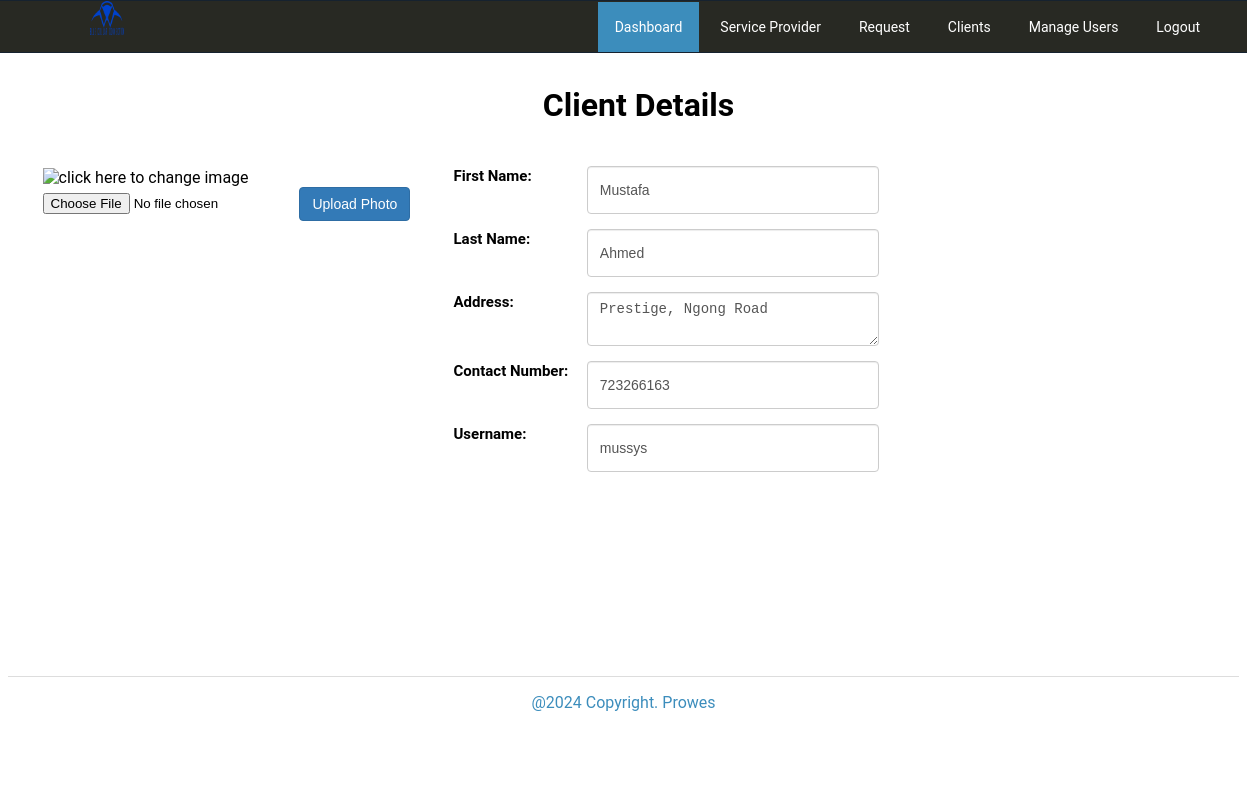
/admin/client/index.php?view=view&id=1 (signed in), run on an earlier commit of the app's database.
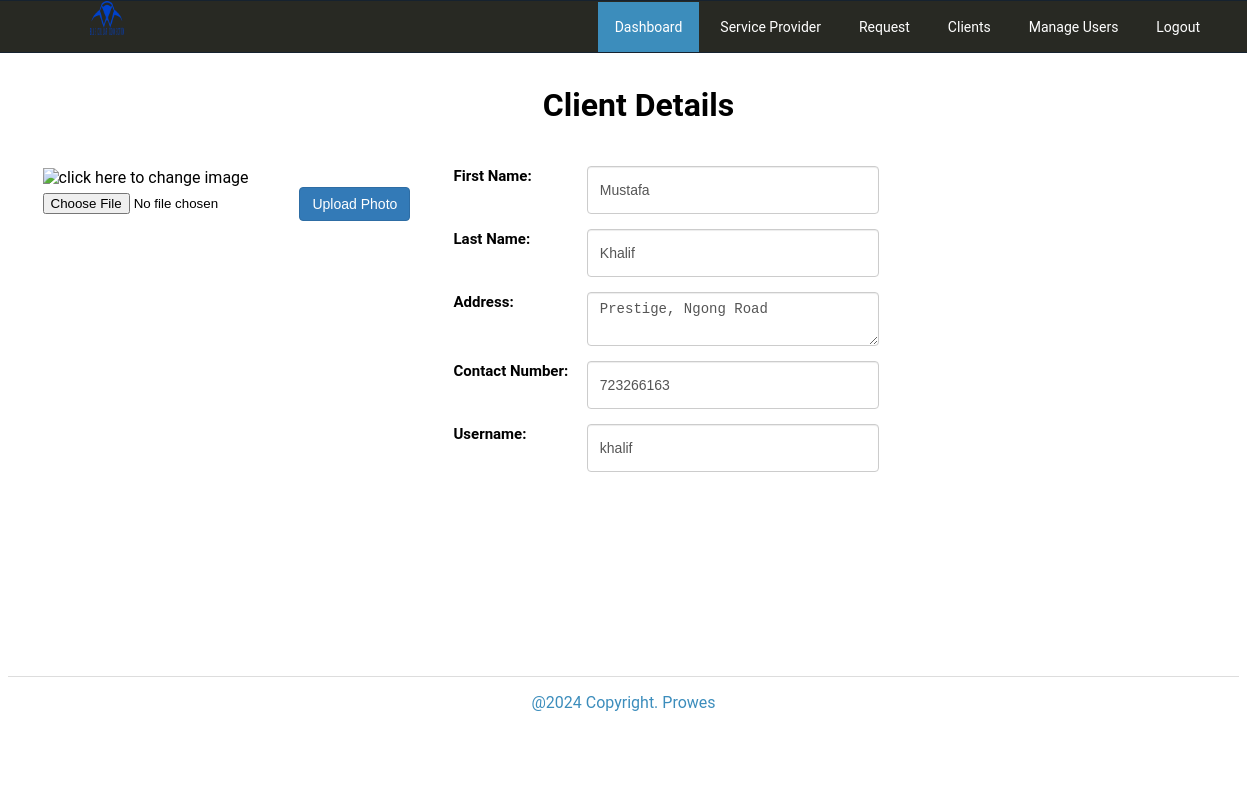
And on a later commit of the database.
### tables this page shows
CREATE TABLE `tblclients` (
  `ClientID` int(11) NOT NULL,
  `Fname` varchar(90) NOT NULL,
  `Lname` varchar(90) NOT NULL,
  `Address` text NOT NULL,
  `ContactNo` varchar(30) NOT NULL,
  `Status` varchar(90) NOT NULL DEFAULT 'Pending',
  `cUsername` varchar(90) NOT NULL,
  `cPassword` varchar(90) NOT NULL,
  `PicLoc` text NOT NULL
);

### admin/client/index.php (called while the page is built, shortened)
<?php
require_once("../nav/navigation.php");
?>

### includes/database.php (called while the page is built, shortened)
<?php
class Database
{
    public $sql_string = '';
    private $conn;
    public function open_connection()
    {
        $this->conn = new mysqli(server, user, pass, database_name);
    }
    public function setQuery($sql = '')
    {
        $this->sql_string = $sql;
    }
    public function executeQuery()
    {
        $result = $this->conn->query($this->sql_string);
        return $result;
    }
    private function confirm_query($result)
    {
        return $result;
    }
    public function loadSingleResult()
    {
        $cur = $this->executeQuery();
        while ($row = $cur->fetch_object()) {
            return $data = $row;
        }
    }
}
$mydb = new Database();
?>

### includes/client.php (called while the page is built, shortened)
<?php
require_once(LIB_PATH.DS.'database.php');
class Clients{
	protected static $tbl_name = "tblclients";
	function single_client($id=0){
			global $mydb;
			$mydb->setQuery("SELECT * FROM ".self::$tbl_name." Where ClientID= {$id} LIMIT 1");
			$cur = $mydb->loadSingleResult();
			return $cur;
	}
}
?>

### admin/client/view.php (the view, shortened to what this page needs)
<?php
$id = isset($_GET['id']) ? $_GET['id'] : '';
  $client = New Clients();
  $res = $client->single_client($id);
  ?>
<div class="container">
  <h1 style="text-align: center;"><strong>Client Details</strong></h1><br>
    <div class="row no-gutters">
        <div class="col-md-4">
            <form action="controller.php?action=photos" enctype="multipart/form-data" method="post" style="padding: 3px 4px;">
              <div>
                <img alt="click here to change image" style="width: 100%;height: 350px;"
                 title=""  src="<?php echo web_root.'images/'. $res->PicLoc;?>"  >
              </div>
              <div>
                                  "hidden" value="1000000"> <input id=
                                  "photo" name="photo" type=
                                  "file">
                 <button class="btn btn-primary"
                        name="savephoto" type="submit">Upload Photo</button>
              </div>
           </form>
        </div>
        <div class="col-md-8">
                            <div class="col-md-3"></div>
                <div class="col-md-6">
                     <div class="form-group row no-gutters">
                      <label class="col-md-4 label" for=
                      "Fname">First Name:</label>
                      <div class="col-md-8">
                         <input class="form-control input-sm" id="Fname" name="Fname" placeholder=
                            "First Name" type="text" value="<?php echo $res->Fname;?>">
                      </div>
                    </div>
                    <div class="form-group row no-gutters">
                      <label class="col-md-4 label" for=
                      "Lname">Last Name:</label>
                      <div class="col-md-8">
                         <input class="form-control input-sm" id="Lname" name="Lname" placeholder=
                            "Last Name" type="text" value="<?php echo $res->Lname;?>">
                      </div>
                    </div>
                    <div class="form-group row no-gutters">
                      <label class="col-md-4 label" for=
                      "Address">Address:</label>
                      <div class="col-md-8">
                         <textarea class="form-control input-sm" id="Address" name="Address" placeholder=
                            "Address" ><?php echo $res->Address;?></textarea>
                      </div>
                    </div>
                    <div class="form-group row no-gutters">
                      <label class="col-md-4 label" for=
                      "ContactNo">Contact Number:</label>
                      <div class="col-md-8">
                         <input class="form-control input-sm" id="ContactNo" name="ContactNo" placeholder=
                            "Contact Number" value="<?php echo $res->ContactNo;?>" >
                      </div>
                    </div>
                     <div class="form-group row no-gutters">
                      <label class="col-md-4 label" for=
                      "cUsername">Username:</label>
                      <div class="col-md-8">
                         <input class="form-control input-sm" id="cUsername" name="cUsername" placeholder=
                            "Username" type="text" value="<?php echo $res->cUsername;?>">
                      </div>
                    </div>
                </div>
                <div class="col-md-3"></div>
                </div>
        </div>
    </div>
</div>

What changed in the data, as far as the page shows it:
changed tblclients "Mustafa": Lname "Ahmed" → "Khalif"; cUsername "mussys" → "khalif"
